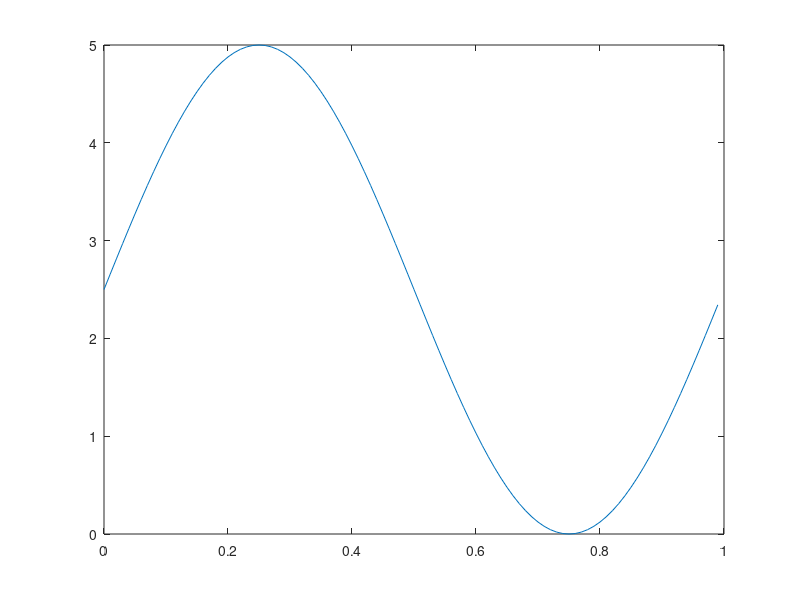

Recreate this plot in MATLAB.
bits_frac = 8;                              % Bits of fractional part

fs = 1;                                     % Signal frequency
fc = fs*100;                                % Sampling frequency
t = 0:1/fc:(1/fs)-(1/fc);                   % Time vector
vpp = 5;                                    % Peak to peak voltage

signal = (vpp/2)+(vpp/2)*sin(2*pi*fs*t);
plot(t,signal)

fid = fopen('sine.txt','w');                % Open the file in write mode
for i=1:length(signal)
    fprintf(fid,'%d\n',round(signal(i)*(2^bits_frac)));
end
fclose(fid);                                % Close the file